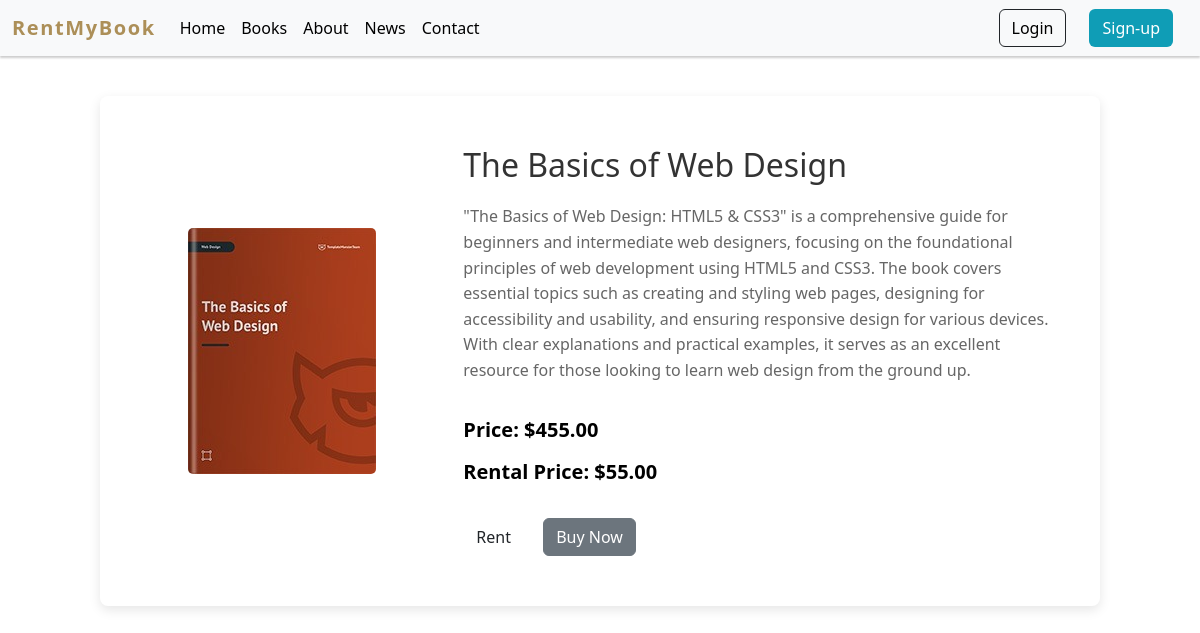
Screenshot of /book/3/ with the database file from the repository.
### books/models.py (models this page shows, shortened)
class Book(models.Model):
    title = models.CharField(max_length=255)
    author = models.CharField(max_length=255, blank=True, null=True)
    description = models.TextField()
    price = models.DecimalField(max_digits=10, decimal_places=2)
    rental_price = models.DecimalField(max_digits=10, decimal_places=2)
    image = models.ImageField(upload_to='books/images/')
    sample_image = models.ImageField(upload_to='books/sample/images/', null=True, blank=True)
    pages = models.IntegerField(default=100)
    rented = models.BooleanField(default=False)
    rent_end_date = models.DateField(null=True, blank=True)
    category = models.CharField(max_length=255, null=True, blank=True)
    pdf = models.FileField(upload_to='books/pdfs/', null=True, blank=True)  # PDF file field

### books/views.py (the view)
# urls.py: path('book/<int:book_id>/', views.view_book, name='view_book'),
def view_book(request, book_id):
    book = get_object_or_404(Book, id=book_id)
    return render(request, 'books/view_book.html',  {'book': book})

### templates/books/view_book.html (shortened to what this page needs)
{% extends "layout/base.html" %}
{% load static %}
{% block body %}
<div class="book-details d-flex">
    <div class="book-image">
        <img src="{{ book.image.url }}" alt="{{ book.title }}">
    </div>
    <div class="book-info">
        <h1>{{ book.title }}</h1>
        <p class="description">{{ book.description }}</p>
        <p class="price">Price: ${{ book.price }}</p>
        <p class="rental-price">Rental Price: ${{ book.rental_price }}</p>
        <div class="actions">
            <a href="{% url 'rent_book' book.id %}" class="btn">Rent</a>
            <a href="{% url 'checkout' book.id %}" class="btn btn-secondary">Buy Now</a>
        </div>
    </div>
</div>
{% endblock body %}

### templates/books/view_book.html (style rules this page uses)
.book-details { max-width: 1000px; margin: 40px auto; padding: 30px; box-shadow: 0 4px 12px rgba(0, 0, 0, 0.1); background-color: #ffffff; border-radius: 8px; display: flex; flex-direction: row; gap: 30px; }
.book-image { flex: 1; display: flex; justify-content: center; align-items: center; }
.book-image img { max-width: 100%; max-height: 400px; width: auto; height: auto; display: block; margin: 0 auto; border-radius: 5px; object-fit: contain; }
.book-info { flex: 2; padding: 20px 0; }
.book-info h1 { font-size: 32px; margin-bottom: 20px; color: #333; }
.book-info p { margin: 10px 0; color: #555; line-height: 1.6; font-size: 18px; }
.book-info p.price, .book-info p.rental-price { font-weight: bold; font-size: 20px; color: #000; }
.actions { margin-top: 30px; }
.btn { display: inline-block; padding: 12px 25px; margin-right: 15px; color: #ffffff; background-color: #007bff; text-decoration: none; border-radius: 5px; transition: background-color 0.3s ease-in-out; font-size: 16px; }
.book-info p.description { margin-bottom: 30px; font-size: 16px; color: #666; }
.btn-secondary { background-color: #6c757d; margin-left: 0; }

### rows the page displays
Book: image (picture), title "The Basics of Web Design", description "\"The Basics of Web Design: HTML5 & CSS3\" is a comprehensive guide for beginners and intermediate web designers, focusing on the foundational principles of web development using HTML5 and CSS3. The book covers essential topics such as creating and styling web pages, designing for accessibility and usability, and ensuring responsive design for various devices. With clear explanations and practical examples, it serves as an excellent resource for those looking to learn web design from the ground up.", price "455.00", rental_price "55.00"
